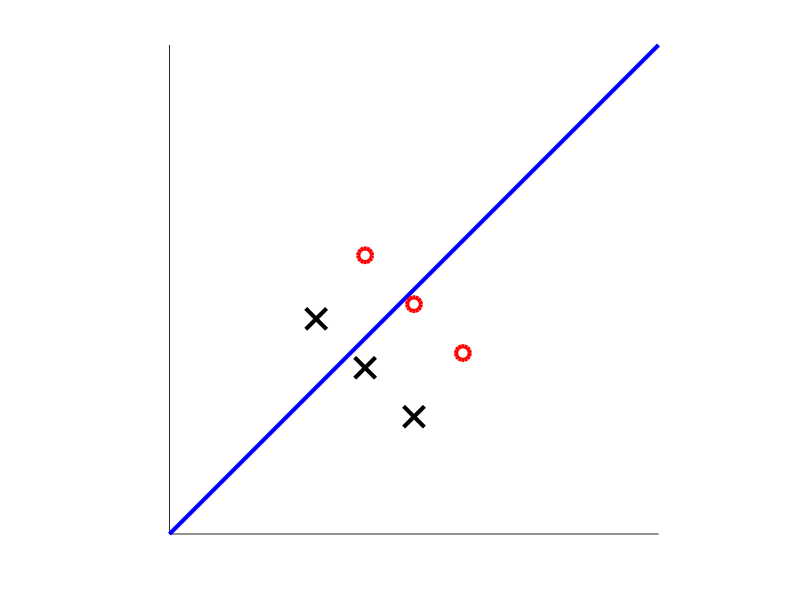

MATLAB code for this plot:
function simpsonsParadoxGraph
    figure(1); clf; hold on;
    
    plot([0,10], [0,10], '-b', 'LineWidth', 3);
    plot([4,5,6],[5.7,4.7,3.7], 'ro', 'LineWidth', 3, 'MarkerSize', 10);
    plot([3,4,5],[4.4,3.4,2.4], 'kx', 'LineWidth', 3, 'MarkerSize', 15);
    axis equal;
    xlim([0,10]);
    ylim([0,10]);
    set(gca, 'XTick', [], 'YTick', []);
    %xlabel('x', 'FontSize', 24, 'FontWeight', 'bold');
    %ylabel('y', 'FontSize', 24, 'FontWeight', 'bold');
    hold off;
end